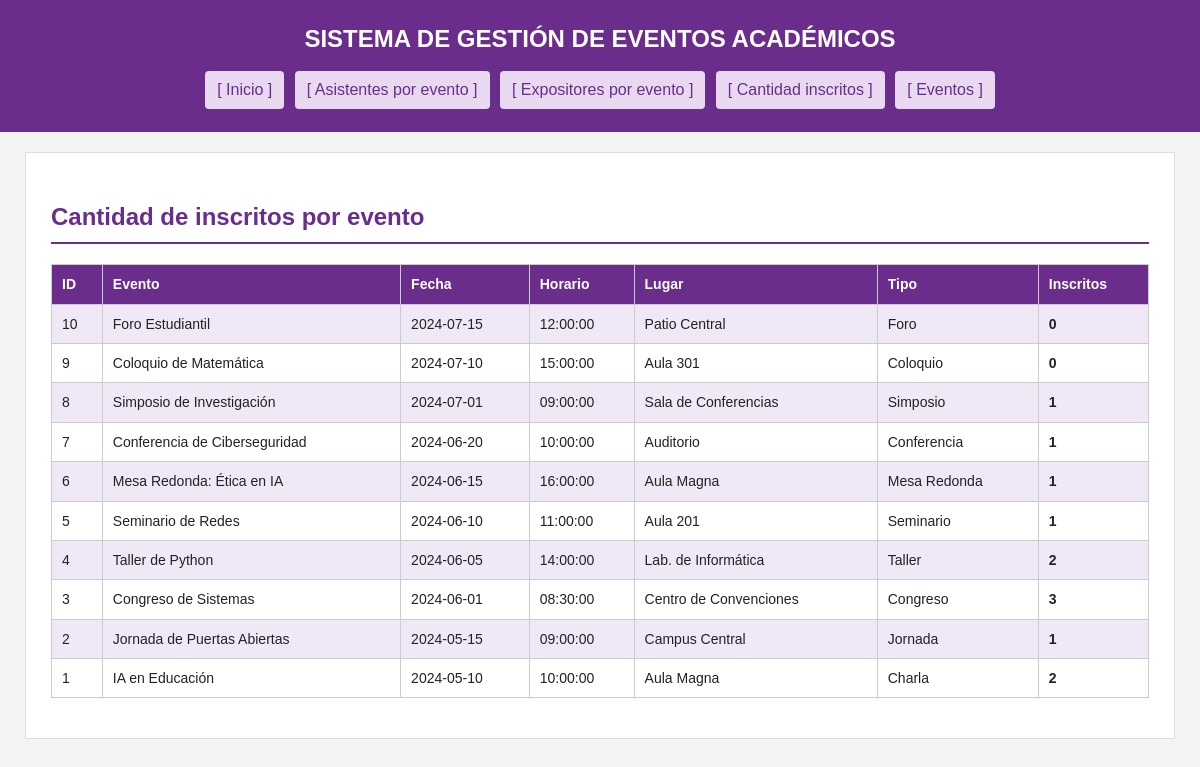
The app's page /aplicacion/consultas/cantidad_inscritos.php with its own data.
### tables this page shows
CREATE TABLE `evento` (
  `id_evento` int(11) NOT NULL AUTO_INCREMENT,
  `nombre` varchar(200) NOT NULL,
  `descripcion` text DEFAULT NULL,
  `fecha` date NOT NULL,
  `horario` time NOT NULL,
  `lugar` varchar(150) DEFAULT NULL,
  `id_tipo` int(11) NOT NULL,
  PRIMARY KEY (`id_evento`),
  KEY `fk_evento_tipo` (`id_tipo`),
  CONSTRAINT `fk_evento_tipo` FOREIGN KEY (`id_tipo`) REFERENCES `tipo_evento` (`id_tipo`)
);

CREATE TABLE `tipo_evento` (
  `id_tipo` int(11) NOT NULL AUTO_INCREMENT,
  `nombre` varchar(80) NOT NULL,
  PRIMARY KEY (`id_tipo`)
);

### aplicacion/consultas/cantidad_inscritos.php (the view, shortened to what this page needs)
<?php
require_once "../conexion.php";
$sql = "SELECT
            e.id_evento,
            e.nombre,
            e.fecha,
            e.horario,
            e.lugar,
            t.nombre AS tipo,
            COUNT(i.id_inscripcion) AS cantidad_inscritos
        FROM evento e
        INNER JOIN tipo_evento t ON e.id_tipo = t.id_tipo
        LEFT JOIN inscripcion_evento i ON e.id_evento = i.id_evento
        GROUP BY e.id_evento, e.nombre, e.fecha, e.horario, e.lugar, t.nombre
        ORDER BY e.fecha DESC";
$stmt = $pdo->query($sql);
$eventos = $stmt->fetchAll();
?>
<!DOCTYPE html>
<html lang="es">
<head>
    <link rel="stylesheet" href="../css/estilos.css">
</head>
<body>
<header>
    <h1>SISTEMA DE GESTIÓN DE EVENTOS ACADÉMICOS</h1>
    <nav>
        <a href="../index.php">[ Inicio ]</a>
        <a href="asistentes_por_evento.php">[ Asistentes por evento ]</a>
        <a href="expositores_por_evento.php">[ Expositores por evento ]</a>
        <a href="cantidad_inscritos.php">[ Cantidad inscritos ]</a>
        <a href="../evento/listar.php">[ Eventos ]</a>
    </nav>
</header>
<main>
    <h2>Cantidad de inscritos por evento</h2>
    <table>
        <tr>
            <th>ID</th>
            <th>Evento</th>
            <th>Fecha</th>
            <th>Horario</th>
            <th>Lugar</th>
            <th>Tipo</th>
            <th>Inscritos</th>
        </tr>
        <?php foreach ($eventos as $fila) { ?>
        <tr>
            <td><?= $fila['id_evento'] ?></td>
            <td><?= htmlspecialchars($fila['nombre']) ?></td>
            <td><?= htmlspecialchars($fila['fecha']) ?></td>
            <td><?= htmlspecialchars($fila['horario']) ?></td>
            <td><?= htmlspecialchars((string)$fila['lugar']) ?></td>
            <td><?= htmlspecialchars($fila['tipo']) ?></td>
            <td><strong><?= $fila['cantidad_inscritos'] ?></strong></td>
        </tr>
        <?php } ?>
    </table>
</main>
</body>
</html>

### aplicacion/css/estilos.css (style rules this page uses)
* { box-sizing: border-box; }
body { font-family: Arial, Helvetica, sans-serif; margin: 0; background-color: #f4f4f4; color: #222; line-height: 1.6; }
header { background-color: #6b2d8b; color: #fff; padding: 20px; text-align: center; }
nav { margin-top: 10px; text-align: center; }
nav a { color: #6b2d8b; background-color: #e8d8f0; padding: 6px 12px; margin: 3px; display: inline-block; text-decoration: none; border-radius: 4px; }
main { max-width: 1150px; margin: 20px auto; background-color: #fff; padding: 25px; border: 1px solid #ddd; }
h1 { margin: 0; font-size: 24px; }
h2 { color: #6b2d8b; border-bottom: 2px solid #6b2d8b; padding-bottom: 6px; }
table { width: 100%; border-collapse: collapse; margin: 15px 0; }
th, td { border: 1px solid #ccc; padding: 8px 10px; text-align: left; font-size: 14px; }
th { background-color: #6b2d8b; color: #fff; }
tr:nth-child(even) { background-color: #f0e8f7; }

### records on screen
evento: id_evento "10", nombre "Foro Estudiantil", fecha "2024-07-15", horario "12:00:00", lugar "Patio Central", id_tipo.nombre "Foro", cantidad_inscritos "0"
evento: id_evento "9", nombre "Coloquio de Matemática", fecha "2024-07-10", horario "15:00:00", lugar "Aula 301", id_tipo.nombre "Coloquio", cantidad_inscritos "0"
evento: id_evento "8", nombre "Simposio de Investigación", fecha "2024-07-01", horario "09:00:00", lugar "Sala de Conferencias", id_tipo.nombre "Simposio", cantidad_inscritos "1"
evento: id_evento "7", nombre "Conferencia de Ciberseguridad", fecha "2024-06-20", horario "10:00:00", lugar "Auditorio", id_tipo.nombre "Conferencia", cantidad_inscritos "1"
evento: id_evento "6", nombre "Mesa Redonda: Ética en IA", fecha "2024-06-15", horario "16:00:00", lugar "Aula Magna", id_tipo.nombre "Mesa Redonda", cantidad_inscritos "1"
evento: id_evento "5", nombre "Seminario de Redes", fecha "2024-06-10", horario "11:00:00", lugar "Aula 201", id_tipo.nombre "Seminario", cantidad_inscritos "1"
evento: id_evento "4", nombre "Taller de Python", fecha "2024-06-05", horario "14:00:00", lugar "Lab. de Informática", id_tipo.nombre "Taller", cantidad_inscritos "2"
evento: id_evento "3", nombre "Congreso de Sistemas", fecha "2024-06-01", horario "08:30:00", lugar "Centro de Convenciones", id_tipo.nombre "Congreso", cantidad_inscritos "3"
evento: id_evento "2", nombre "Jornada de Puertas Abiertas", fecha "2024-05-15", horario "09:00:00", lugar "Campus Central", id_tipo.nombre "Jornada", cantidad_inscritos "1"
evento: id_evento "1", nombre "IA en Educación", fecha "2024-05-10", horario "10:00:00", lugar "Aula Magna", id_tipo.nombre "Charla", cantidad_inscritos "2"
